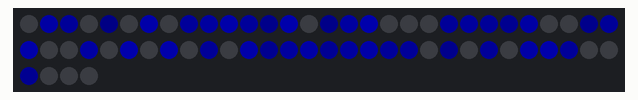
The sketch below on a simulated Arduino Uno, built with avr-gcc and run on an emulated ATmega328P. Parts: 64 RGB LEDs in strip order, left to right, continuing on the next row. Dim RGB values are drawn brighter than linear; random numbers use the default seed unless the sketch sets one.

Above: at 0.15 s.
At 5.0 s:
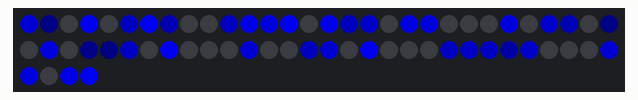
At 10.14 s:
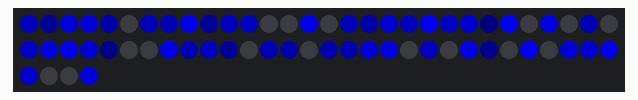
At 19.56 s:
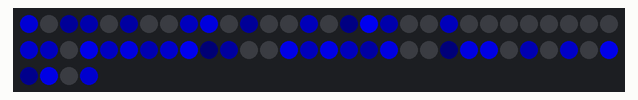
At 29.26 s:
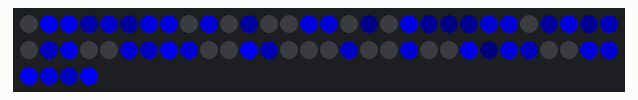
At 39.57 s:
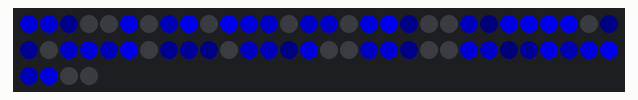

The sketch:

Volcano.ino
```cpp
#include "FastLED.h"
#define DATA_PIN   8
#define NUM_LEDS   64

CRGB leds[NUM_LEDS];

int targetChase[NUM_LEDS];  // Place to save some targetChase values.
int countChase;
int deltaChase;
int tempChase;
int lowCutoffChase = 50;

void setup(){
 Serial.begin(115200);
 FastLED.addLeds<WS2812B, DATA_PIN, GRB>(leds, NUM_LEDS).setCorrection(TypicalLEDStrip);
 FastLED.setBrightness(255);
}

void loop(){

 Volcano_Blue();

}


void Volcano_Red(){
  if(countChase == 0){
    for(int i=0; i < NUM_LEDS; i++){
      targetChase[random8(NUM_LEDS)] = random8();
      if(targetChase[i] < lowCutoffChase){
        targetChase[i] = 0;
      }
    }
    countChase = random8(35,70);
  }

  for(int i=0; i < NUM_LEDS; i++){
    if(leds[i].r < targetChase[i]){
      deltaChase = (targetChase[i] - leds[i].r) / 5;
      if(leds[i].r + deltaChase >= targetChase[i]){
         leds[i].r = targetChase[i];
      }else{
         leds[i].r += deltaChase;
      }
    }else{
      deltaChase = ((leds[i].r - targetChase[i])/8) + 1;
      if(leds[i].r - deltaChase <= targetChase[i]){
         leds[i].r = targetChase[i];
      }else{
         leds[i].r -= deltaChase;
      }
    }
    if (i == 0){ tempChase = deltaChase; }

    if(targetChase[i] > lowCutoffChase){
       targetChase[i] -= 2;
    }else{
       targetChase[i] = 0;
    }
  }
  FastLED.show();
  countChase--;
  delay(10);
}

void Volcano_Green(){
  if(countChase == 0){
    for(int i=0; i < NUM_LEDS; i++){
      targetChase[random8(NUM_LEDS)] = random8();
      if(targetChase[i] < lowCutoffChase){
        targetChase[i] = 0;
      }
    }
    countChase = random8(35,70);
  }

  for(int i=0; i < NUM_LEDS; i++){
    if(leds[i].g < targetChase[i]){
      deltaChase = (targetChase[i] - leds[i].g) / 5;
      if(leds[i].g + deltaChase >= targetChase[i]){
         leds[i].g = targetChase[i];
      }else{
         leds[i].g += deltaChase;
      }
    }else{
      deltaChase = ((leds[i].g - targetChase[i])/8) + 1;
      if(leds[i].g - deltaChase <= targetChase[i]){
         leds[i].g = targetChase[i];
      }else{
         leds[i].g -= deltaChase;
      }
    }
    if (i == 0){ tempChase = deltaChase; }

    if(targetChase[i] > lowCutoffChase){
       targetChase[i] -= 2;
    }else{
       targetChase[i] = 0;
    }
  }
  FastLED.show();
  countChase--;
  delay(10);
}

void Volcano_Blue(){
  if(countChase == 0){
    for(int i=0; i < NUM_LEDS; i++){
      targetChase[random8(NUM_LEDS)] = random8();
      if(targetChase[i] < lowCutoffChase){
        targetChase[i] = 0;
      }
    }
    countChase = random8(35,70);
  }

  for(int i=0; i < NUM_LEDS; i++){
    if(leds[i].b < targetChase[i]){
      deltaChase = (targetChase[i] - leds[i].b) / 5;
      if(leds[i].b + deltaChase >= targetChase[i]){
         leds[i].b = targetChase[i];
      }else{
         leds[i].b += deltaChase;
      }
    }else{
      deltaChase = ((leds[i].b - targetChase[i])/8) + 1;
      if(leds[i].b - deltaChase <= targetChase[i]){
         leds[i].b = targetChase[i];
      }else{
         leds[i].b -= deltaChase;
      }
    }
    if (i == 0){ tempChase = deltaChase; }

    if(targetChase[i] > lowCutoffChase){
       targetChase[i] -= 2;
    }else{
       targetChase[i] = 0;
    }
  }
  FastLED.show();
  countChase--;
  delay(10);
}
```
